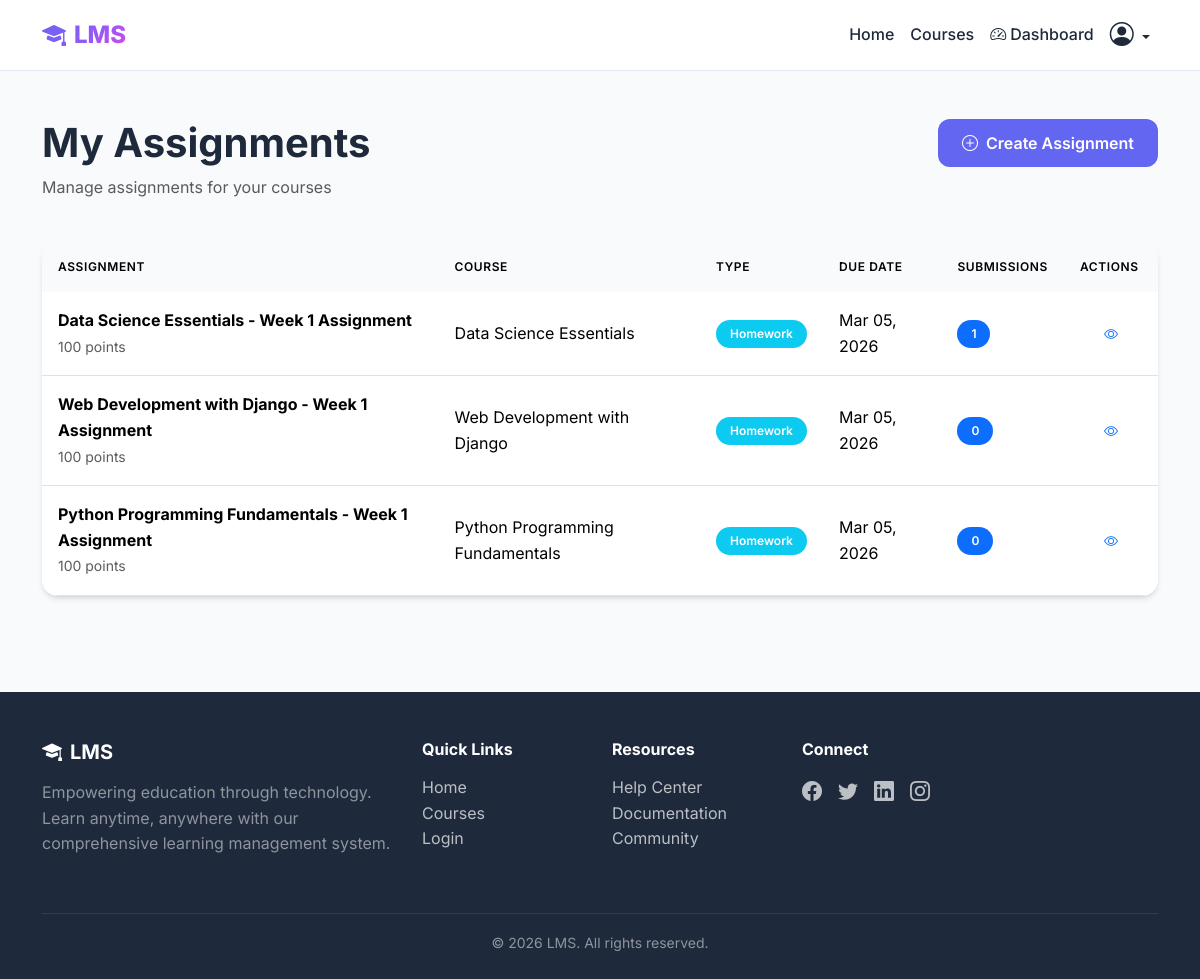
The page /assignments/instructor/assignments/ (signed in) on the database its author committed.
### assignments/models.py (models this page shows, shortened)
class Assignment(models.Model):
    ASSIGNMENT_TYPES = [
        ('quiz', 'Quiz'),
        ('essay', 'Essay'),
        ('project', 'Project'),
        ('homework', 'Homework'),
        ('exam', 'Exam'),
    ]
    course = models.ForeignKey(Course, on_delete=models.CASCADE, related_name='assignments')
    lesson = models.ForeignKey(Lesson, on_delete=models.CASCADE, related_name='assignments', blank=True, null=True)
    title = models.CharField(max_length=200)
    description = models.TextField()
    assignment_type = models.CharField(max_length=20, choices=ASSIGNMENT_TYPES, default='homework')
    max_score = models.PositiveIntegerField(default=100)
    due_date = models.DateTimeField()
    instructions = models.TextField(blank=True, null=True)
    allow_late_submission = models.BooleanField(default=False)
    late_penalty_percent = models.PositiveIntegerField(default=0, help_text="Penalty percentage for late submission")
    created_at = models.DateTimeField(auto_now_add=True)
    updated_at = models.DateTimeField(auto_now=True)
    class Meta:
        ordering = ['-due_date']

### courses/models.py (models this page shows, shortened)
class Course(models.Model):
    STATUS_CHOICES = [
        ('draft', 'Draft'),
        ('published', 'Published'),
        ('archived', 'Archived'),
    ]
    title = models.CharField(max_length=200)
    description = models.TextField()
    instructor = models.ForeignKey(User, on_delete=models.CASCADE, related_name='courses_taught', limit_choices_to={'role': 'instructor'})
    cover_image = models.ImageField(upload_to='courses/covers/', blank=True, null=True)
    category = models.CharField(max_length=100, blank=True, null=True)
    duration = models.CharField(max_length=50, help_text="e.g., '8 weeks', '3 months'")
    difficulty = models.CharField(max_length=20, choices=[
        ('beginner', 'Beginner'),
        ('intermediate', 'Intermediate'),
        ('advanced', 'Advanced'),
    ], default='beginner')
    status = models.CharField(max_length=20, choices=STATUS_CHOICES, default='draft')
    max_students = models.PositiveIntegerField(default=100)
    created_at = models.DateTimeField(auto_now_add=True)
    updated_at = models.DateTimeField(auto_now=True)
    class Meta:
        ordering = ['-created_at']

### assignments/views.py (the view)
# urls.py: path('instructor/assignments/', views.instructor_assignments, name='instructor_assignments'),
@login_required
def instructor_assignments(request):
    if not request.user.is_instructor():
        messages.error(request, 'Access denied.')
        return redirect('dashboard')
    assignments = Assignment.objects.filter(course__instructor=request.user).select_related('course')
    return render(request, 'assignments/instructor_assignments.html', {'assignments': assignments})

### accounts/models.py (called while the page is built)
    def is_instructor(self):
        return self.role == 'instructor'

### templates/assignments/instructor_assignments.html (shortened to what this page needs)
{% extends 'base.html' %}
{% block content %}
<div class="container py-5">
    <div class="row mb-4">
        <div class="col-md-8">
            <h1 class="fw-bold">My Assignments</h1>
            <p class="text-muted">Manage assignments for your courses</p>
        </div>
        <div class="col-md-4 text-md-end">
            <a href="{% url 'create_assignment' %}" class="btn btn-primary">
                <i class="bi bi-plus-circle me-2"></i>Create Assignment
            </a>
        </div>
    </div>
    {% if assignments %}
    <div class="card">
        <div class="card-body p-0">
            <div class="table-responsive">
                <table class="table mb-0">
                    <thead>
                        <tr>
                            <th>Assignment</th>
                            <th>Course</th>
                            <th>Type</th>
                            <th>Due Date</th>
                            <th>Submissions</th>
                            <th>Actions</th>
                        </tr>
                    </thead>
                    <tbody>
                        {% for assignment in assignments %}
                        <tr>
                            <td>
                                <strong>{{ assignment.title }}</strong>
                                <br><small class="text-muted">{{ assignment.max_score }} points</small>
                            </td>
                            <td>{{ assignment.course.title }}</td>
                            <td>
                                <span class="badge bg-info">{{ assignment.assignment_type|title }}</span>
                            </td>
                            <td>{{ assignment.due_date|date:"M d, Y" }}</td>
                            <td>
                                <span class="badge bg-primary">{{ assignment.submissions.count }}</span>
                            </td>
                            <td>
                                <a href="{% url 'assignment_detail' assignment.id %}" class="btn btn-sm btn-outline-primary">
                                    <i class="bi bi-eye"></i>
                                </a>
                            </td>
                        </tr>
                        {% endfor %}
                    </tbody>
                </table>
            </div>
        </div>
    </div>
    {% endif %}
</div>
{% endblock %}

### static/css/styles.css (style rules this page uses)
:root { --primary: #6366f1; --primary-dark: #4f46e5; --primary-light: #818cf8; --secondary: #10b981; --accent: #f59e0b; --danger: #ef4444; --dark: #1e293b; --light: #f8fafc; --gray: #64748b; --gray-light: #e2e8f0; --gradient-1: linear-gradient(135deg, #6366f1 0%, #8b5cf6 50%, #d946ef 100%); --gradient-2: linear-gradient(135deg, #10b981 0%, #06b6d4 100%); --shadow-sm: 0 1px 2px 0 rgb(0 0 0 / 0.05); --shadow: 0 4px 6px -1px rgb(0 0 0 / 0.1), 0 2px 4px -2px rgb(0 0 0 / 0.1); --shadow-lg: 0 10px 15px -3px rgb(0 0 0 / 0.1), 0 4px 6px -4px rgb(0 0 0 / 0.1); --shadow-xl: 0 20px 25px -5px rgb(0 0 0 / 0.1), 0 8px 10px -6px rgb(0 0 0 / 0.1); }
* { margin: 0; padding: 0; box-sizing: border-box; }
body { font-family: 'Inter', -apple-system, BlinkMacSystemFont, 'Segoe UI', Roboto, sans-serif; background: var(--light); color: var(--dark); line-height: 1.6; min-height: 100vh; }
.btn { font-weight: 600; padding: 0.75rem 1.5rem; border-radius: 0.75rem; transition: all 0.3s ease; border: none; }
.btn-primary { background: var(--primary); color: white; }
.card { background: white; border-radius: 1rem; border: none; box-shadow: var(--shadow); transition: all 0.3s ease; overflow: hidden; }
.card-body { padding: 1.5rem; }
.table { background: white; border-radius: 1rem; overflow: hidden; }
.table thead th { background: var(--light); font-weight: 600; text-transform: uppercase; font-size: 0.75rem; letter-spacing: 0.05em; padding: 1rem; border: none; }
.table tbody td { padding: 1rem; vertical-align: middle; }
.badge { padding: 0.5rem 0.875rem; border-radius: 2rem; font-weight: 600; font-size: 0.75rem; }

### rows shown on the page
Assignment: title "Data Science Essentials - Week 1 Assignment", max_score "100", course "Data Science Essentials", assignment_type "Homework", due_date "Mar 05, 2026", submissions.count "1"
Assignment: title "Web Development with Django - Week 1 Assignment", max_score "100", course "Web Development with Django", assignment_type "Homework", due_date "Mar 05, 2026", submissions.count "0"
Assignment: title "Python Programming Fundamentals - Week 1 Assignment", max_score "100", course "Python Programming Fundamentals", assignment_type "Homework", due_date "Mar 05, 2026", submissions.count "0"
